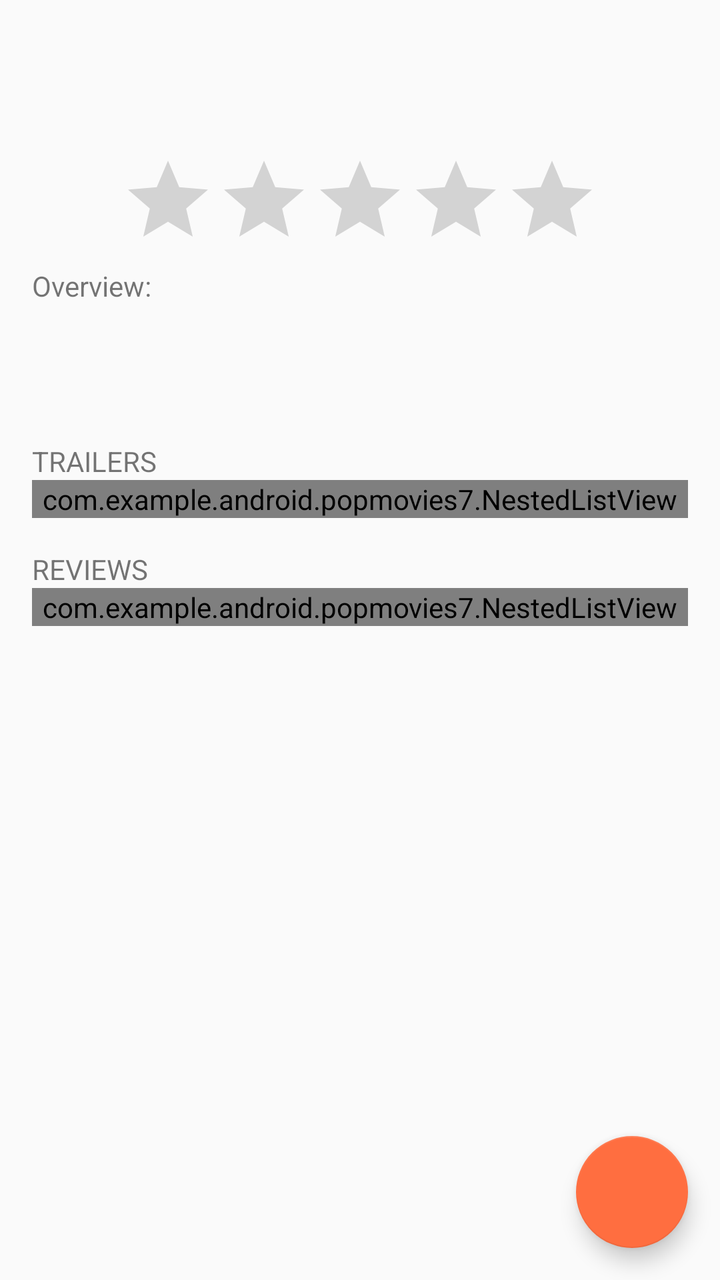
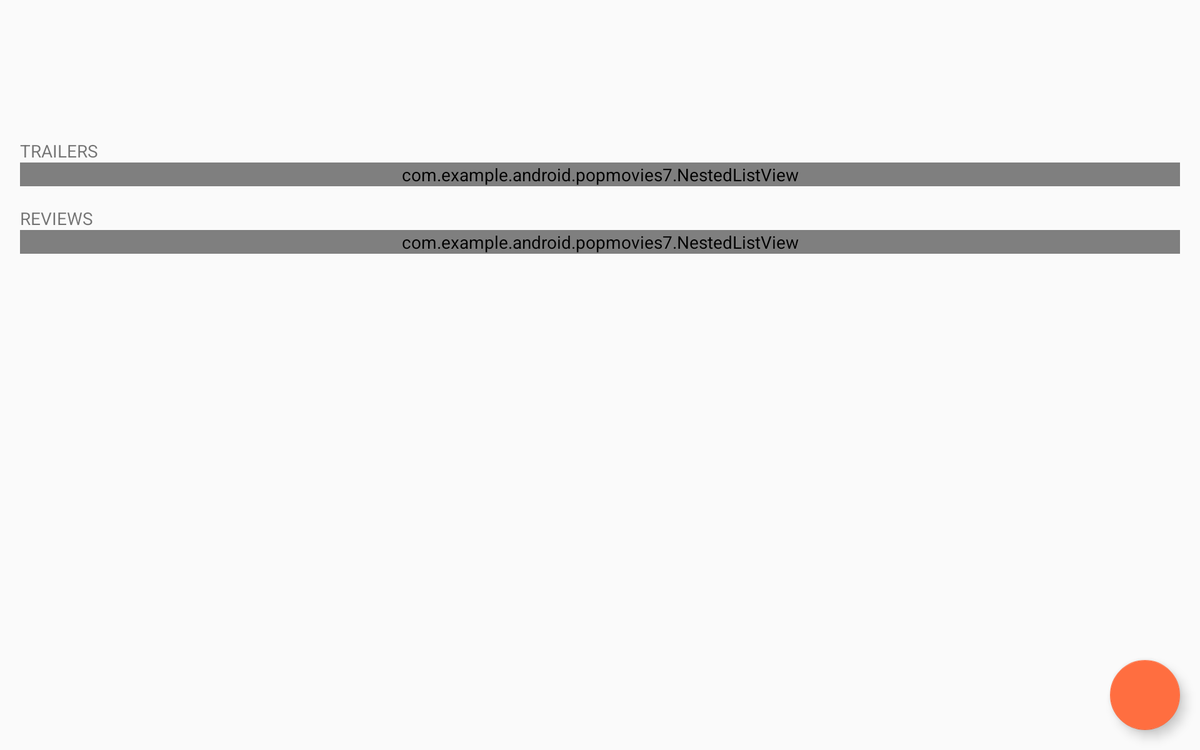

An Android layout and its configuration variant, each rendered on a device that would load it. The default file and the variant file are quoted in full after the pictures.
<!-- AndroidManifest.xml: application theme AppTheme -->
<!-- res/layout/movie_detail_fragment.xml -->
<android.support.design.widget.CoordinatorLayout
    xmlns:android="http://schemas.android.com/apk/res/android"
    xmlns:app="http://schemas.android.com/apk/res-auto"
    xmlns:tools="http://schemas.android.com/tools"
    android:layout_width="match_parent"
    android:layout_height="match_parent"
    android:fitsSystemWindows="true"
    tools:context=".MainActivity">

<ScrollView
    android:layout_width="match_parent"
    android:layout_height="match_parent"
    android:id="@+id/scrollView_movie"
    xmlns:android="http://schemas.android.com/apk/res/android">




    <LinearLayout
        android:layout_width="match_parent"
        android:layout_height="wrap_content"
        android:layout_marginLeft="@dimen/activity_horizontal_margin"
        android:layout_marginRight="@dimen/activity_horizontal_margin"
        android:layout_marginTop="52dp"
        android:paddingBottom="64dp"
        android:orientation="vertical">


        <ImageView
            android:id="@+id/iv_movie_poster"
            android:layout_width="wrap_content"
            android:layout_height="wrap_content"/>


        <LinearLayout
            android:id="@+id/ratings_bar"
            android:layout_width="match_parent"
            android:layout_height="wrap_content"
            android:orientation="horizontal">

            <TextView
                android:id="@+id/tv_user_rating"
                android:layout_width="wrap_content"
                android:layout_height="wrap_content"
                android:layout_weight="1"
                android:textSize="12sp"/>

            <TextView
                android:id="@+id/tv_tmdb_rating"
                android:layout_width="wrap_content"
                android:layout_height="wrap_content"
                android:layout_weight="1"
                android:textSize="12sp"
                android:gravity="center_horizontal"/>
            <TextView
                android:id="@+id/tv_vote_count"
                android:layout_width="wrap_content"
                android:layout_height="wrap_content"
                android:layout_weight="1"
                android:textSize="12sp"
                android:gravity="end"/>
        </LinearLayout>

        <RatingBar
            android:id="@+id/star_rating_bar"
            android:layout_width="240dp"
            android:layout_height="0dp"
            android:layout_weight="1"
            android:layout_gravity="center"
            android:layout_marginTop="8dp"
            android:numStars="10"
            android:stepSize="0.1" />




            <TextView
                android:id="@+id/tv_overview_label"
                android:layout_width="wrap_content"
                android:layout_height="wrap_content"
                android:layout_marginBottom="16dp"
                android:text="@string/tv_overview_label"/>

            <TextView
                android:id="@+id/tv_overview"
                android:layout_width="match_parent"
                android:layout_height="wrap_content"
                android:textSize="12sp"
                android:layout_marginLeft="16dp"
                android:layout_marginRight="16dp"
                android:layout_marginBottom="4dp"/>

            <TextView
                android:id="@+id/tv_release_date"
                android:layout_width="wrap_content"
                android:layout_height="wrap_content"
                android:layout_marginStart="16dp"
                android:layout_marginLeft="16dp"
                android:layout_marginBottom="16dp"
                android:textSize="12sp"/>
            <TextView
                android:id="@+id/tv_trailer_label"
                android:layout_width="wrap_content"
                android:layout_height="wrap_content"
                android:text="@string/tv_trailer_label"/>

            <com.example.android.popmovies7.NestedListView
                android:id="@+id/listview_trailers"
                android:layout_width="match_parent"
                android:layout_height="match_parent"
                android:layout_marginBottom="16dp"/>

            <TextView
                android:id="@+id/tv_reviews_label"
                android:layout_width="wrap_content"
                android:layout_height="wrap_content"
                android:text="@string/tv_reviews_label"/>

            <com.example.android.popmovies7.NestedListView
                android:id="@+id/listview_reviews"
                android:layout_width="match_parent"
                android:layout_height="match_parent"/>

        </LinearLayout>


</ScrollView>

    <android.support.design.widget.FloatingActionButton
        android:id="@+id/fab"
        android:layout_width="wrap_content"
        android:layout_height="wrap_content"
        android:layout_gravity="bottom|end"
        android:layout_margin="16dp"
        android:src="@drawable/ic_add_movie"/>


</android.support.design.widget.CoordinatorLayout>
<!-- resources referenced by this layout -->
<resources>
  <dimen name="activity_horizontal_margin">16dp</dimen>
  <string name="tv_overview_label">Overview:</string>
  <string name="tv_reviews_label">REVIEWS</string>
  <string name="tv_trailer_label">TRAILERS</string>
  <style name="AppTheme" parent="Theme.AppCompat.Light.NoActionBar">
          
          <item name="colorPrimary">@color/colorPrimary</item>
          <item name="colorPrimaryDark">@color/colorPrimaryDark</item>
          <item name="colorAccent">@color/colorAccent</item>
      </style>
  <color name="colorPrimary">#607D8B</color>
  <color name="colorPrimaryDark">#455A64</color>
  <color name="colorAccent">#FF6E40</color>
</resources>
<!-- res/layout-sw600dp-land/movie_detail_fragment.xml (the repository's variant of the layout above) -->
<!-- drawn on a 7-inch tablet turned sideways -->
<android.support.design.widget.CoordinatorLayout
    xmlns:android="http://schemas.android.com/apk/res/android"
    xmlns:app="http://schemas.android.com/apk/res-auto"
    xmlns:tools="http://schemas.android.com/tools"
    android:layout_width="match_parent"
    android:layout_height="match_parent"
    android:fitsSystemWindows="true"
    tools:context=".MainActivity">

    <ScrollView
        android:layout_width="match_parent"
        android:layout_height="match_parent"
        android:id="@+id/scrollView_movie"
        xmlns:android="http://schemas.android.com/apk/res/android">




        <LinearLayout
            android:layout_width="match_parent"
            android:layout_height="match_parent"
            android:layout_marginLeft="@dimen/activity_horizontal_margin"
            android:layout_marginRight="@dimen/activity_horizontal_margin"
            android:layout_marginTop="76dp"
            android:paddingBottom="76dp"
            android:orientation="vertical">


            <LinearLayout
                android:layout_width="match_parent"
                android:layout_height="wrap_content"
                android:orientation="horizontal"
                android:layout_marginTop="16dp">

                <ImageView
                    android:id="@+id/iv_movie_poster"
                    android:layout_width="wrap_content"
                    android:layout_height="wrap_content"
                    android:layout_weight="1"
                    android:scaleType="centerInside"/>

                <RelativeLayout
                    android:layout_width="match_parent"
                    android:layout_height="match_parent"
                    android:layout_marginStart="16dp"
                    android:layout_marginLeft="16dp"
                    android:layout_weight="4">

                    <LinearLayout
                        android:id="@+id/ratings_bar"
                        android:layout_width="match_parent"
                        android:layout_height="wrap_content"
                        android:orientation="horizontal">

                        <TextView
                            android:id="@+id/tv_user_rating"
                            android:layout_width="wrap_content"
                            android:layout_height="wrap_content"
                            android:layout_weight="1"
                            android:textSize="12sp"/>

                        <TextView
                            android:id="@+id/tv_tmdb_rating"
                            android:layout_width="wrap_content"
                            android:layout_height="wrap_content"
                            android:layout_weight="1"
                            android:textSize="12sp"
                            android:gravity="center_horizontal"/>
                        <TextView
                            android:id="@+id/tv_vote_count"
                            android:layout_width="wrap_content"
                            android:layout_height="wrap_content"
                            android:layout_weight="1"
                            android:textSize="12sp"
                            android:gravity="end"/>
                    </LinearLayout>
                    <RatingBar
                        android:id="@+id/star_rating_bar"
                        android:layout_width="240dp"
                        android:layout_height="wrap_content"
                        android:layout_centerHorizontal="true"
                        android:layout_marginTop="16dp"
                        android:layout_below="@id/ratings_bar"
                        android:numStars="10"
                        android:stepSize="0.1" />

                    <TextView
                        android:id="@+id/tv_overview_label"
                        android:layout_width="wrap_content"
                        android:layout_height="wrap_content"
                        android:layout_below="@id/star_rating_bar"
                        android:layout_marginTop="8dp"
                        android:layout_marginBottom="16dp"
                        android:text="@string/tv_overview_label"/>
                    <TextView
                        android:id="@+id/tv_overview"
                        android:layout_width="match_parent"
                        android:layout_height="wrap_content"
                        android:layout_marginBottom="24dp"
                        android:textSize="12sp"
                        android:layout_below="@id/tv_overview_label"/>

                    <TextView
                        android:id="@+id/tv_release_date"
                        android:layout_width="wrap_content"
                        android:layout_height="wrap_content"
                        android:layout_alignParentBottom="true"
                        android:textSize="12sp"/>
                </RelativeLayout>

            </LinearLayout>


            <TextView
                android:id="@+id/tv_is_favorite"
                android:layout_width="wrap_content"
                android:layout_height="wrap_content"/>



            <TextView
                android:id="@+id/tv_trailer_label"
                android:layout_width="wrap_content"
                android:layout_height="wrap_content"
                android:text="@string/tv_trailer_label"/>

            <com.example.android.popmovies7.NestedListView
                android:id="@+id/listview_trailers"
                android:layout_width="match_parent"
                android:layout_height="match_parent"
                android:layout_marginBottom="16dp"/>

            <TextView
                android:id="@+id/tv_reviews_label"
                android:layout_width="wrap_content"
                android:layout_height="wrap_content"
                android:text="@string/tv_reviews_label"/>

            <com.example.android.popmovies7.NestedListView
                android:id="@+id/listview_reviews"
                android:layout_width="match_parent"
                android:layout_height="match_parent"/>

        </LinearLayout>


    </ScrollView>

    <android.support.design.widget.FloatingActionButton
        android:id="@+id/fab"
        android:layout_width="wrap_content"
        android:layout_height="wrap_content"
        android:layout_gravity="bottom|end"
        android:layout_margin="16dp"
        android:src="@drawable/ic_add_movie"/>


</android.support.design.widget.CoordinatorLayout>
